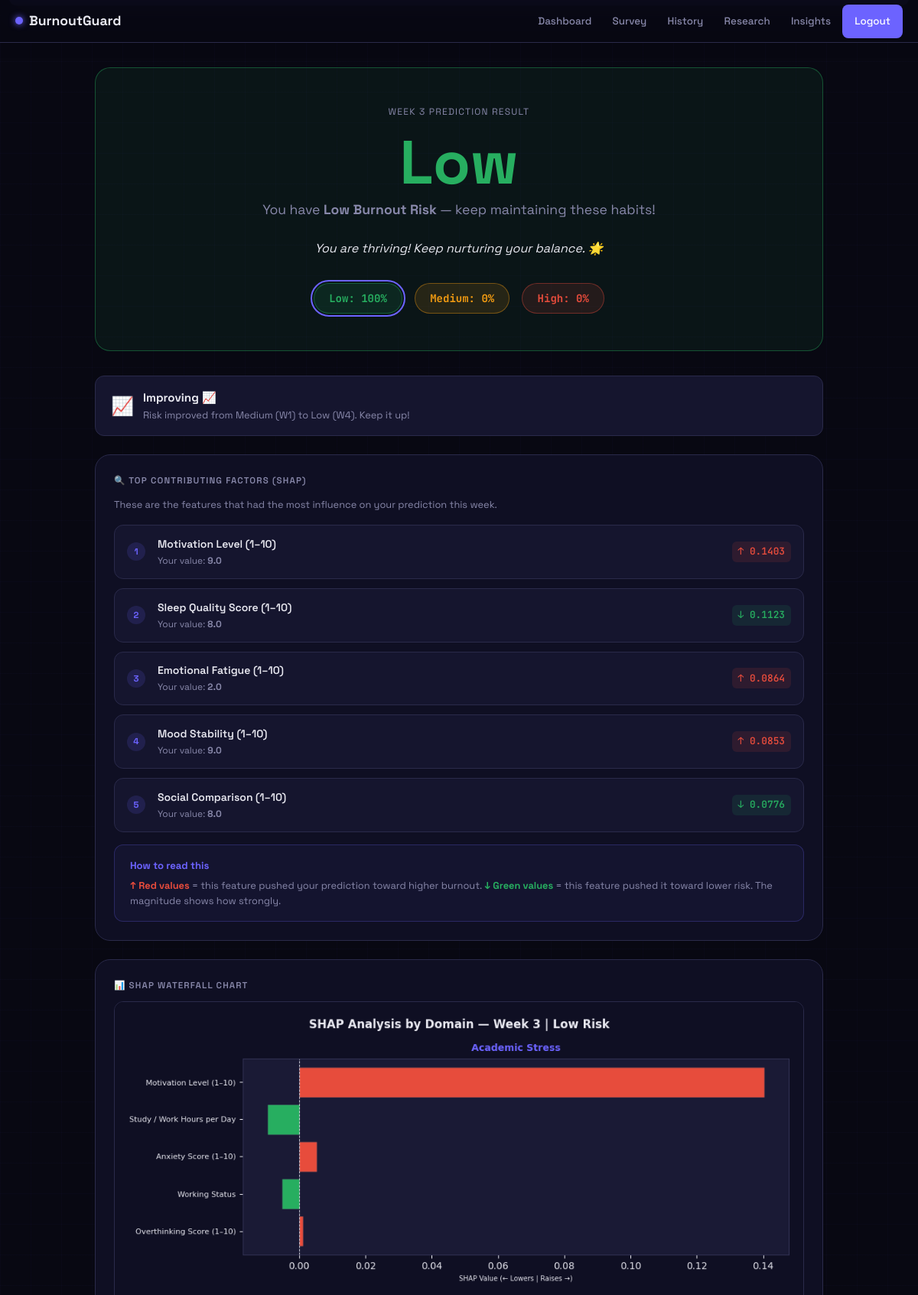
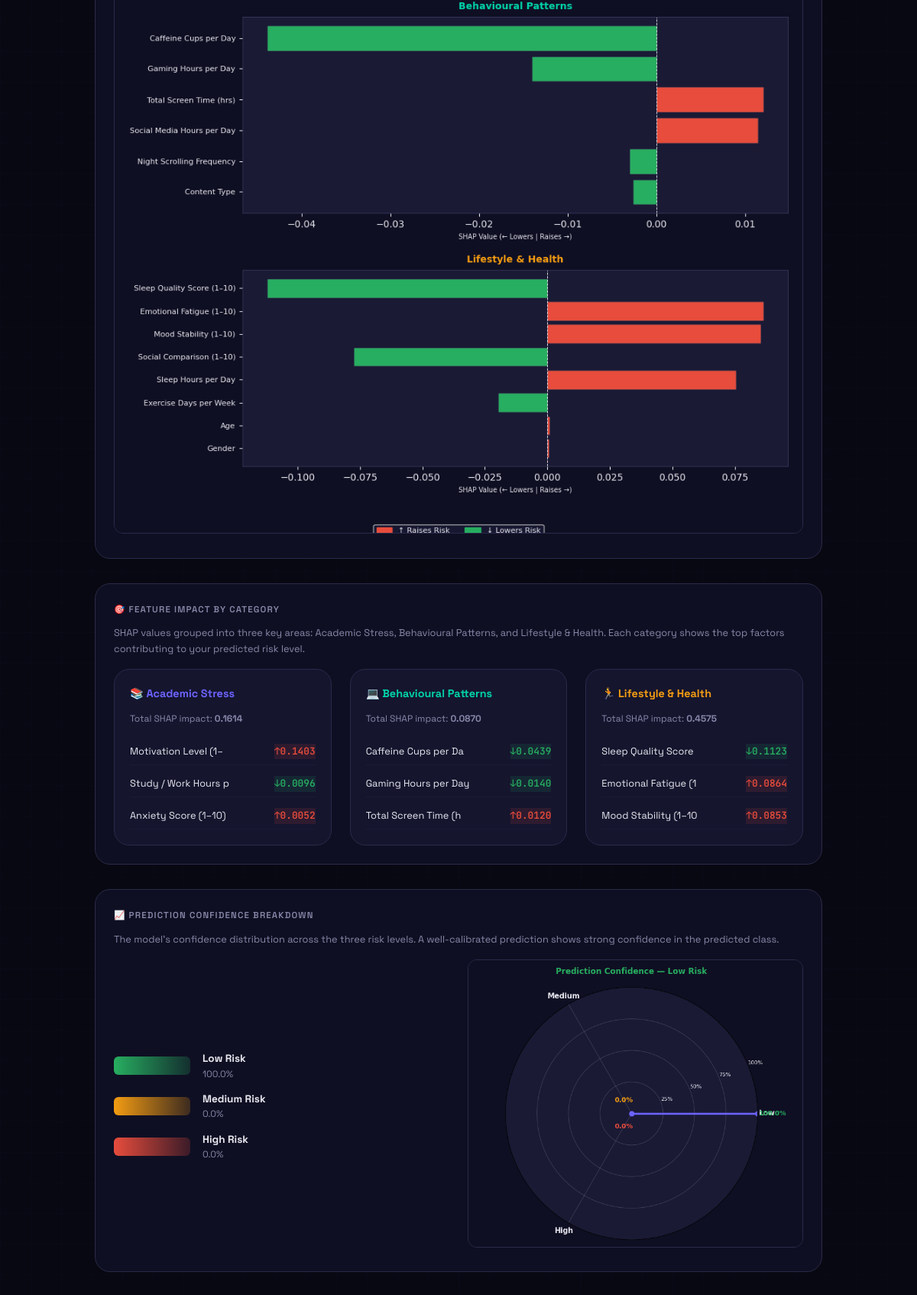
The app's page /result/3 (signed in, upper part) with its own data (2 pictures, top to bottom).
### tables this page shows
CREATE TABLE predictions (
    id INTEGER PRIMARY KEY AUTOINCREMENT, user_id INTEGER NOT NULL,
    week_number INTEGER NOT NULL, response_id INTEGER NOT NULL,
    predicted_risk TEXT NOT NULL,
    confidence_low REAL, confidence_medium REAL, confidence_high REAL,
    shap_values_json TEXT, top_features_json TEXT,
    grouped_shap_json TEXT, recommendation_json TEXT,
    predicted_at TEXT DEFAULT (datetime('now')),
    FOREIGN KEY(user_id) REFERENCES users(id), UNIQUE(user_id,week_number)
);

### app.py (the view)
@app.route('/result/<int:week>')
@login_required
def result(week):
    db=get_db(); uid=session['user_id']
    pred=db.execute('SELECT * FROM predictions WHERE user_id=? AND week_number=?',(uid,week)).fetchone()
    if not pred: flash('Prediction not found.','danger'); return redirect(url_for('dashboard'))
    shap_vals=json.loads(pred['shap_values_json'])   if pred['shap_values_json']   else {}
    top_feats=json.loads(pred['top_features_json'])  if pred['top_features_json']  else []
    grouped_shap=json.loads(pred['grouped_shap_json']) if pred['grouped_shap_json'] else {}
    rec=json.loads(pred['recommendation_json']) if pred['recommendation_json'] else {}
    shap_chart=make_grouped_shap_chart(grouped_shap,pred['predicted_risk'],uid,week) if grouped_shap else ''
    conf={'Low':pred['confidence_low'] or 0,'Medium':pred['confidence_medium'] or 0,'High':pred['confidence_high'] or 0}
    gauge_chart=make_confidence_gauge_chart(conf,pred['predicted_risk'],uid,week)
    all_p=db.execute('SELECT predicted_risk FROM predictions WHERE user_id=? ORDER BY week_number',(uid,)).fetchall()
    trend=analyse_trend([p['predicted_risk'] for p in all_p])
    return render_template('result.html',user=current_user(),pred=dict(pred),shap_vals=shap_vals,
        top_feats=top_feats,grouped_shap=grouped_shap,rec=rec,shap_chart=shap_chart,
        trend=trend,week=week,feature_labels=FEATURE_LABELS,group_colors=GROUP_COLORS,gauge_chart=gauge_chart)

### app.py (called while the page is built)
def get_db():
    if 'db' not in g:
        g.db = sqlite3.connect(DB_PATH)
        g.db.row_factory = sqlite3.Row
        g.db.execute("PRAGMA foreign_keys=ON")
    return g.db

def login_required(f):
    @wraps(f)
    def dec(*a,**kw):
        if 'user_id' not in session: flash('Please log in.','warning'); return redirect(url_for('login'))
        return f(*a,**kw)
    return dec

def current_user(): return get_db().execute('SELECT * FROM users WHERE id=?',(session['user_id'],)).fetchone() if 'user_id' in session else None

### frontend/templates/result.html (shortened to what this page needs)
{% extends "base.html" %}
{% block content %}
<div class="result-wrap">
  <div class="result-hero risk-{{ pred.predicted_risk }}">
    <div class="week-label">Week {{ week }} Prediction Result</div>
    <div class="risk-display {{ pred.predicted_risk }}">{{ pred.predicted_risk }}</div>
    <div class="risk-subtitle">
      {% if pred.predicted_risk == 'High' %}
        You are showing <strong>High Burnout Risk</strong> — immediate action recommended
      {% elif pred.predicted_risk == 'Medium' %}
        You are at <strong>Medium Burnout Risk</strong> — warning signs detected
      {% else %}
        You have <strong>Low Burnout Risk</strong> — keep maintaining these habits!
      {% endif %}
    </div>
    {% if rec %}
    <p class="motivational">{{ rec.motivational_message }}</p>
    {% endif %}
    <div class="confidence-section">
      <div class="conf-pill low-risk {% if pred.predicted_risk == 'Low' %}predicted{% endif %}">
        Low: {{ (pred.confidence_low * 100)|int }}%
      </div>
      <div class="conf-pill medium-risk {% if pred.predicted_risk == 'Medium' %}predicted{% endif %}">
        Medium: {{ (pred.confidence_medium * 100)|int }}%
      </div>
      <div class="conf-pill high-risk {% if pred.predicted_risk == 'High' %}predicted{% endif %}">
        High: {{ (pred.confidence_high * 100)|int }}%
      </div>
    </div>
  </div>
  {% if trend.trend != 'No Data' %}
  <div class="trend-mini">
    <div style="font-size:1.5rem;">
      {% if 'Improving' in trend.trend %}📈
      {% elif 'Declining' in trend.trend %}📉
      {% elif 'Stable' in trend.trend %}➡️
      {% else %}〰️{% endif %}
    </div>
    <div>
      <h4>{{ trend.trend }}</h4>
      <p>{{ trend.details }}</p>
    </div>
  </div>
  {% endif %}
  <div class="result-grid">
    <div class="card">
      <div class="card-title">🔍 Top Contributing Factors (SHAP)</div>
      <p class="text-small text-muted mb-2">
        These are the features that had the most influence on your prediction this week.
      </p>
      {% if top_feats %}
      <div class="top-features">
        {% for feat in top_feats %}
        <div class="feature-row">
          <div class="feature-rank">{{ loop.index }}</div>
          <div class="feature-info">
            <div class="feature-name">{{ feat.name }}</div>
            <div class="feature-raw">Your value: <strong>{{ feat.raw_value }}</strong></div>
          </div>
          <div class="feature-shap {% if feat.direction == 'increases' %}shap-up{% else %}shap-down{% endif %}">
            {% if feat.direction == 'increases' %}↑{% else %}↓{% endif %}
            {{ '%.4f' | format(feat.shap_value|abs) }}
          </div>
        </div>
        {% endfor %}
      </div>
      <div class="shap-explainer">
        <h5>How to read this</h5>
        <p>
          <strong style="color:#e74c3c">↑ Red values</strong> = this feature pushed your prediction toward higher burnout.
          <strong style="color:#27ae60">↓ Green values</strong> = this feature pushed it toward lower risk.
          The magnitude shows how strongly.
        </p>
      </div>
      {% endif %}
    </div>
    <div class="card">
      <div class="card-title">📊 SHAP Waterfall Chart</div>
      {% if shap_chart %}
        <img src="{{ url_for('static', filename='img/' ~ shap_chart) }}"
             class="chart-img" alt="SHAP Explanation Week {{ week }}">
      {% else %}
        <div style="text-align:center; padding:2rem; color:var(--fg-muted);">
          Chart generation pending
        </div>
      {% endif %}
    </div>
  </div>
  <div class="result-grid" style="margin-bottom:2rem;">
    <div class="card">
      <div class="card-title">🎯 Feature Impact by Category</div>
      <p class="text-small text-muted mb-2">
        SHAP values grouped into three key areas: Academic Stress, Behavioural Patterns, and Lifestyle & Health.
        Each category shows the top factors contributing to your predicted risk level.
      </p>
      {% if grouped_shap %}
      <div style="display:grid; grid-template-columns:1fr 1fr 1fr; gap:1.5rem;">
        {% for group_name, group_data in grouped_shap.items() %}
        <div style="background:var(--bg-raised); border-radius:var(--radius-lg); padding:1.25rem; border:1px solid var(--border);">
          <h4 class="{% if 'Academic' in group_name %}group-title-academic{% elif 'Behavioural' in group_name %}group-title-behavioural{% else %}group-title-lifestyle{% endif %}" style="font-size:0.9rem; font-weight:700; margin-bottom:0.75rem;">
            {% if 'Academic' in group_name %}📚 Academic Stress
            {% elif 'Behavioural' in group_name %}💻 Behavioural Patterns
            {% else %}🏃 Lifestyle & Health{% endif %}
          </h4>
          <p style="font-size:0.75rem; color:var(--fg-muted); margin-bottom:1rem;">
            Total SHAP impact: <strong>{{ "%.4f"|format(group_data.total) }}</strong>
          </p>
          <ul style="list-style:none; display:flex; flex-direction:column; gap:0.5rem;">
            {% for feat in group_data.features[:3] %}
            <li style="font-size:0.8rem; padding:0.4rem 0; border-bottom:1px solid rgba(42,42,74,0.3); display:flex; justify-content:space-between; align-items:center;">
              <span>{{ feat.label[:20] }}</span>
              <span class="{% if feat.direction == 'increases' %}shap-up{% else %}shap-down{% endif %}" style="font-family:var(--font-mono); font-weight:600;">
                {% if feat.direction == 'increases' %}↑{% else %}↓{% endif %}{{ "%.4f"|format(feat.shap_value|abs) }}
              </span>
            </li>
            {% endfor %}
          </ul>
        </div>
        {% endfor %}
      </div>
      {% endif %}
    </div>
  </div>
  <div class="result-grid" style="margin-bottom:2rem;">
    <div class="card">
      <div class="card-title">📈 Prediction Confidence Breakdown</div>
      <p class="text-small text-muted mb-2">
        The model's confidence distribution across the three risk levels. A well-calibrated prediction shows strong confidence in the predicted class.
      </p>
      <div style="display:grid; grid-template-columns:1fr 1fr; gap:1.5rem; align-items:center;">
        <div>
          <div style="display:flex; flex-direction:column; gap:0.75rem;">
            <div style="display:flex; align-items:center; gap:1rem;">
              <div style="width:100px; height:24px; background:linear-gradient(to right, #27ae60, rgba(39,174,96,0.2)); border-radius:6px;"></div>
              <div>
                <div style="font-size:0.85rem; font-weight:700;">Low Risk</div>
                <div style="font-size:0.75rem; color:var(--fg-muted);">{{ (pred.confidence_low * 100)|round(1) }}%</div>
              </div>
            </div>
            <div style="display:flex; align-items:center; gap:1rem;">
              <div style="width:100px; height:24px; background:linear-gradient(to right, #f39c12, rgba(243,156,18,0.2)); border-radius:6px;"></div>
              <div>
                <div style="font-size:0.85rem; font-weight:700;">Medium Risk</div>
                <div style="font-size:0.75rem; color:var(--fg-muted);">{{ (pred.confidence_medium * 100)|round(1) }}%</div>
              </div>
            </div>
            <div style="display:flex; align-items:center; gap:1rem;">
              <div style="width:100px; height:24px; background:linear-gradient(to right, #e74c3c, rgba(231,76,60,0.2)); border-radius:6px;"></div>
              <div>
                <div style="font-size:0.85rem; font-weight:700;">High Risk</div>
                <div style="font-size:0.75rem; color:var(--fg-muted);">{{ (pred.confidence_high * 100)|round(1) }}%</div>
              </div>
            </div>
          </div>
        </div>
        <div>
          <img src="{{ url_for('static', filename='img/' ~ gauge_chart) }}"
               style="width:100%; border-radius:var(--radius); border:1px solid var(--border);"
               alt="Confidence Gauge" onerror="this.parentElement.style.display='none'">
        </div>
      </div>
    </div>
  </div>
</div>
{% endblock %}

### frontend/templates/base.html (style rules this page uses)
:root { --bg-deep: #080812; --bg-card: #0f0f23; --bg-raised: #15152e; --bg-input: #1a1a35; --border: #2a2a4a; --border-glow:#4040aa; --fg: #e8e8f0; --fg-muted: #8888aa; --fg-dim: #4a4a6a; --green: #27ae60; --yellow: #f39c12; --red: #e74c3c; --purple: #6c63ff; --blue: #3498db; --cyan: #00d4aa; --font-body: 'Space Grotesk', sans-serif; --font-mono: 'JetBrains Mono', monospace; --radius: 12px; --radius-lg: 20px; --shadow: 0 4px 24px rgba(0,0,0,0.5); --glow-purple: 0 0 20px rgba(108,99,255,0.3); --safe-top: env(safe-area-inset-top, 0px); --safe-bottom: env(safe-area-inset-bottom, 0px); --safe-left: env(safe-area-inset-left, 0px); --safe-right: env(safe-area-inset-right, 0px); --nav-height: 56px; --bottom-nav-height: 60px; }
*, *::before, *::after { box-sizing: border-box; margin: 0; padding: 0; }
html { font-size: 16px; scroll-behavior: smooth; -webkit-text-size-adjust: 100%; height: -webkit-fill-available; }
body { background: var(--bg-deep); color: var(--fg); font-family: var(--font-body); min-height: 100vh; min-height: -webkit-fill-available; line-height: 1.6; overflow-x: hidden; }
body::before { content: ''; position: fixed; inset: 0; background-image: linear-gradient(rgba(108,99,255,0.025) 1px, transparent 1px), linear-gradient(90deg, rgba(108,99,255,0.025) 1px, transparent 1px); background-size: 40px 40px; pointer-events: none; z-index: 0; }
.card { background: var(--bg-card); border: 1px solid var(--border); border-radius: var(--radius-lg); padding: 1.5rem; }
.card-title { font-size: 0.72rem; font-weight: 600; letter-spacing: 0.1em; text-transform: uppercase; color: var(--fg-muted); margin-bottom: 0.75rem; }
.risk-Low { background:rgba(39,174,96,0.15); color:#27ae60; border:1px solid rgba(39,174,96,0.4); }
.text-muted { color:var(--fg-muted); }
.text-small { font-size:0.8rem; }
.mb-2 { margin-bottom:1rem }

### records on screen
predictions: predicted_risk "Low", (pred.confidence_low*100)|int "100", (pred.confidence_medium*100)|int "0", (pred.confidence_high*100)|int "0", (pred.confidence_low*100)|round(1) "100.0", (pred.confidence_medium*100)|round(1) "0.0", (pred.confidence_high*100)|round(1) "0.0"

### other values on screen
{{ week }} "3"
{{ rec.motivational_message }} "You are thriving! Keep nurturing your balance. 🌟"
{{ trend.trend }} "Improving 📈"
{{ trend.details }} "Risk improved from Medium (W1) to Low (W4). Keep it up!"
{{ feat.name }} "Motivation Level (1–10)" "Sleep Quality Score (1–10)" "Emotional Fatigue (1–10)" "Mood Stability (1–10)" "Social Comparison (1–10)"
{{ feat.raw_value }} "9.0" "8.0" "2.0" "9.0" "8.0"
{{ '%.4f' | format(feat.shap_value|abs) }} "0.1403" "0.1123" "0.0864" "0.0853" "0.0776"
{{ "%.4f"|format(group_data.total) }} "0.1614" "0.0870" "0.4575"
{{ feat.label[:20] }} "Motivation Level (1–" "Study / Work Hours p" "Anxiety Score (1–10)" "Caffeine Cups per Da" "Gaming Hours per Day" "Total Screen Time (h" "Sleep Quality Score" "Emotional Fatigue (1" "Mood Stability (1–10"
{{ "%.4f"|format(feat.shap_value|abs) }} "0.1403" "0.0096" "0.0052" "0.0439" "0.0140" "0.0120" "0.1123" "0.0864" "0.0853"
